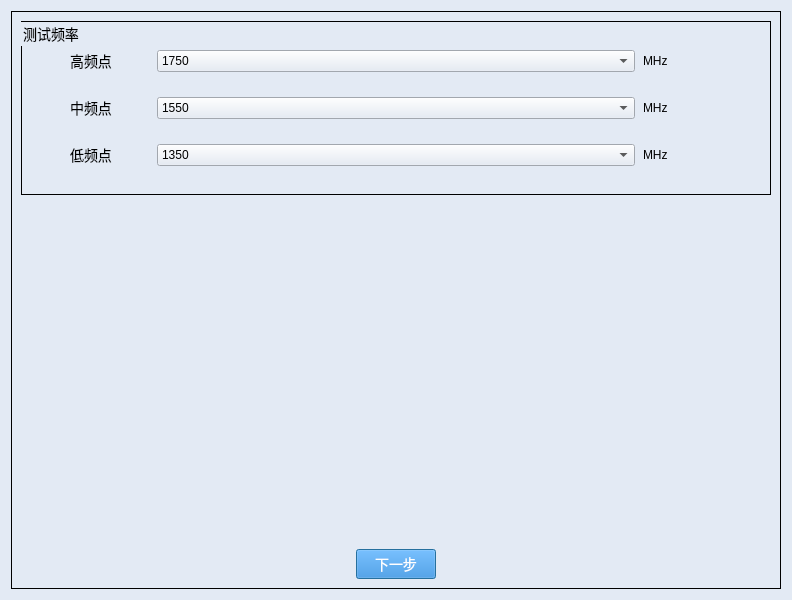
<?xml version="1.0" encoding="UTF-8"?>
<ui version="4.0">
 <class>Dialog</class>
 <widget class="QDialog" name="Dialog">
  <property name="geometry">
   <rect>
    <x>0</x>
    <y>0</y>
    <width>792</width>
    <height>600</height>
   </rect>
  </property>
  <property name="font">
   <font>
    <family>Microsoft YaHei</family>
    <pointsize>14</pointsize>
   </font>
  </property>
  <property name="windowTitle">
   <string>Dialog</string>
  </property>
  <property name="styleSheet">
   <string notr="true">
QWidget{
background-color:#E3EAF4;
}
QLineEdit{
background-color:#E3EAF4;
}
QDialog{
background-color:#E3EAF4;
margin-top:10px;
}
QLabel{
font-size:14px;
font-family:Microsoft YaHei;
background-color:#E3EAF4;
}
QGroupBox{
font-size:14px;
font-family:Microsoft YaHei;
border:1px solid rgb(0, 0, 0);
background-color:#E3EAF4;
}
QPushButton{
background-color:#2884D8;
color: #FFFFFF;
font-size:14px;
font-family:Microsoft YaHei;
}
QTextBrowser{
border-width:0;
border-style:outset;
background-color:#E3EAF4;
}
QGraphicsView{
background-color:#E3EAF4;
border-width:0;
border-style:outset;
}</string>
  </property>
  <layout class="QGridLayout" name="gridLayout_2">
   <item row="0" column="0">
    <widget class="QGroupBox" name="groupBox">
     <property name="title">
      <string/>
     </property>
     <layout class="QGridLayout" name="gridLayout_4" rowstretch="1,0,2,0">
      <item row="3" column="0" colspan="2">
       <layout class="QGridLayout" name="gridLayout">
        <item row="0" column="0">
         <spacer name="horizontalSpacer">
          <property name="orientation">
           <enum>Qt::Horizontal</enum>
          </property>
          <property name="sizeHint" stdset="0">
           <size>
            <width>40</width>
            <height>20</height>
           </size>
          </property>
         </spacer>
        </item>
        <item row="0" column="1">
         <widget class="QPushButton" name="pushButton_next">
          <property name="text">
           <string>下一步</string>
          </property>
         </widget>
        </item>
        <item row="0" column="2">
         <spacer name="horizontalSpacer_2">
          <property name="orientation">
           <enum>Qt::Horizontal</enum>
          </property>
          <property name="sizeHint" stdset="0">
           <size>
            <width>40</width>
            <height>20</height>
           </size>
          </property>
         </spacer>
        </item>
       </layout>
      </item>
      <item row="0" column="0" rowspan="2" colspan="2">
       <layout class="QHBoxLayout" name="horizontalLayout">
        <item>
         <widget class="QGroupBox" name="groupBox_2">
          <property name="title">
           <string>测试频率</string>
          </property>
          <layout class="QGridLayout" name="gridLayout_3">
           <item row="0" column="0">
            <layout class="QHBoxLayout" name="horizontalLayout_2" stretch="1,4,1">
             <item>
              <widget class="QLabel" name="label">
               <property name="sizePolicy">
                <sizepolicy hsizetype="Preferred" vsizetype="Fixed">
                 <horstretch>0</horstretch>
                 <verstretch>0</verstretch>
                </sizepolicy>
               </property>
               <property name="text">
                <string>高频点</string>
               </property>
               <property name="alignment">
                <set>Qt::AlignCenter</set>
               </property>
              </widget>
             </item>
             <item>
              <widget class="QComboBox" name="comboBox_freq_H">
               <item>
                <property name="text">
                 <string>1750</string>
                </property>
               </item>
               <item>
                <property name="text">
                 <string>1850</string>
                </property>
               </item>
              </widget>
             </item>
             <item>
              <widget class="QLineEdit" name="lineEdit_freq_sg">
               <property name="enabled">
                <bool>true</bool>
               </property>
               <property name="sizePolicy">
                <sizepolicy hsizetype="Preferred" vsizetype="Fixed">
                 <horstretch>0</horstretch>
                 <verstretch>0</verstretch>
                </sizepolicy>
               </property>
               <property name="text">
                <string>MHz</string>
               </property>
               <property name="frame">
                <bool>false</bool>
               </property>
               <property name="dragEnabled">
                <bool>false</bool>
               </property>
               <property name="readOnly">
                <bool>true</bool>
               </property>
              </widget>
             </item>
            </layout>
           </item>
           <item row="1" column="0">
            <layout class="QHBoxLayout" name="horizontalLayout_3" stretch="1,4,1">
             <item>
              <widget class="QLabel" name="label_2">
               <property name="sizePolicy">
                <sizepolicy hsizetype="Preferred" vsizetype="Fixed">
                 <horstretch>0</horstretch>
                 <verstretch>0</verstretch>
                </sizepolicy>
               </property>
               <property name="text">
                <string>中频点</string>
               </property>
               <property name="alignment">
                <set>Qt::AlignCenter</set>
               </property>
              </widget>
             </item>
             <item>
              <widget class="QComboBox" name="comboBox_freq_M">
               <item>
                <property name="text">
                 <string>1550</string>
                </property>
               </item>
               <item>
                <property name="text">
                 <string>1650</string>
                </property>
               </item>
              </widget>
             </item>
             <item>
              <widget class="QLineEdit" name="lineEdit_freq_sg_2">
               <property name="enabled">
                <bool>true</bool>
               </property>
               <property name="sizePolicy">
                <sizepolicy hsizetype="Preferred" vsizetype="Fixed">
                 <horstretch>0</horstretch>
                 <verstretch>0</verstretch>
                </sizepolicy>
               </property>
               <property name="text">
                <string>MHz</string>
               </property>
               <property name="frame">
                <bool>false</bool>
               </property>
               <property name="dragEnabled">
                <bool>false</bool>
               </property>
               <property name="readOnly">
                <bool>true</bool>
               </property>
              </widget>
             </item>
            </layout>
           </item>
           <item row="2" column="0">
            <layout class="QHBoxLayout" name="horizontalLayout_4" stretch="1,4,1">
             <item>
              <widget class="QLabel" name="label_3">
               <property name="sizePolicy">
                <sizepolicy hsizetype="Preferred" vsizetype="Fixed">
                 <horstretch>0</horstretch>
                 <verstretch>0</verstretch>
                </sizepolicy>
               </property>
               <property name="text">
                <string>低频点</string>
               </property>
               <property name="alignment">
                <set>Qt::AlignCenter</set>
               </property>
              </widget>
             </item>
             <item>
              <widget class="QComboBox" name="comboBox_freq_L">
               <item>
                <property name="text">
                 <string>1350</string>
                </property>
               </item>
               <item>
                <property name="text">
                 <string>1450</string>
                </property>
               </item>
              </widget>
             </item>
             <item>
              <widget class="QLineEdit" name="lineEdit_freq_sg_3">
               <property name="enabled">
                <bool>true</bool>
               </property>
               <property name="sizePolicy">
                <sizepolicy hsizetype="Preferred" vsizetype="Fixed">
                 <horstretch>0</horstretch>
                 <verstretch>0</verstretch>
                </sizepolicy>
               </property>
               <property name="text">
                <string>MHz</string>
               </property>
               <property name="frame">
                <bool>false</bool>
               </property>
               <property name="dragEnabled">
                <bool>false</bool>
               </property>
               <property name="readOnly">
                <bool>true</bool>
               </property>
              </widget>
             </item>
            </layout>
           </item>
          </layout>
         </widget>
        </item>
       </layout>
      </item>
     </layout>
    </widget>
   </item>
  </layout>
 </widget>
 <resources>
  <include location="../iconQrc.qrc"/>
 </resources>
 <connections/>
</ui>
